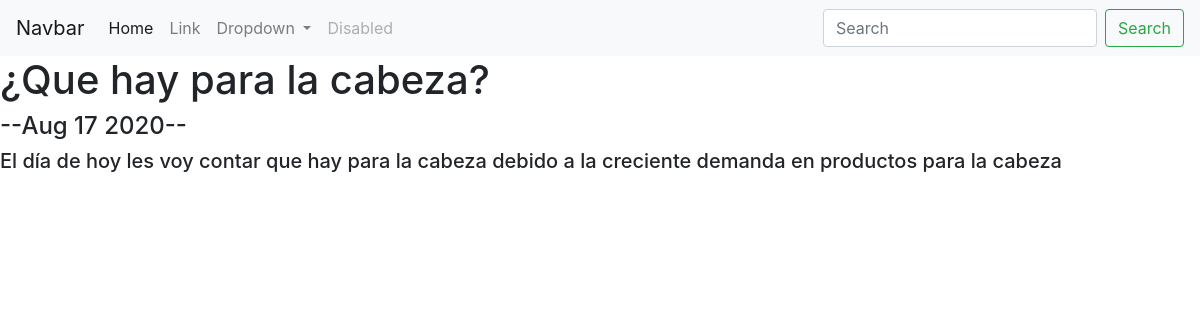
Page /blog/1/ on the committed database.
### blog/models.py (models this page shows, shortened)
class Blog(models.Model):
	title = models.CharField(max_length = 100)
	description = models.TextField()
	date = models.DateField()

### blog/views.py (the view)
# urls.py: path('<int:blog_id>/', views.detail, name='detail')
def detail(request, blog_id):
	blog = get_object_or_404(Blog, pk=blog_id)
	return render(request, 'blog/detail.html', {'blog':blog})

### blog/templates/blog/detail.html
{% extends 'portfolio/base.html' %}
{% block content %}
<h1>{{ blog.title }}</h1>
<h4>--{{ blog.date|date:'M d Y' }}--</h4>
<h5>{{ blog.description }}</h5>
{% endblock %}

### rows in the picture
Blog: title "¿Que hay para la cabeza?", date "Aug 17 2020", description "El día de hoy les voy contar que hay para la cabeza debido a la creciente demanda en productos para la cabeza"
